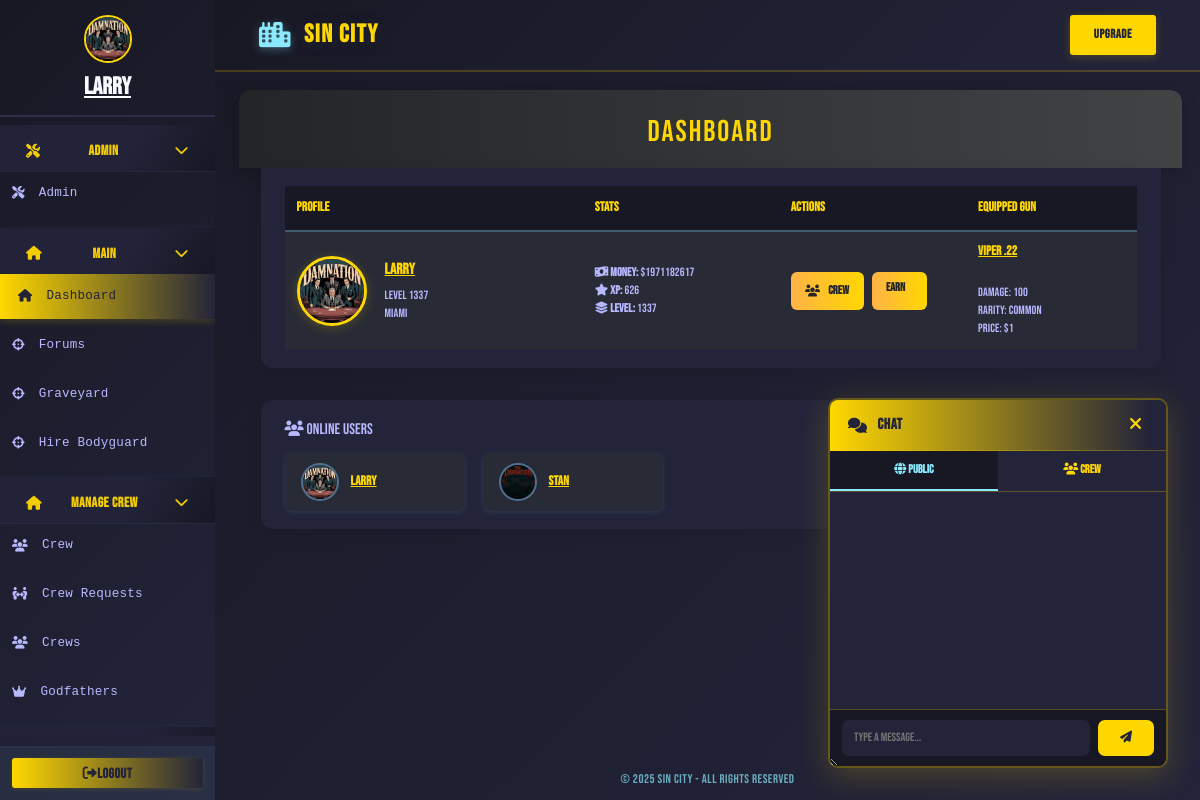
The page /dashboard (signed in) on the database its author committed.
### models/character.py (models this page shows, shortened)
class Character(db.Model):
    __tablename__ = 'character'
    id = db.Column(db.Integer, primary_key=True)
    user_id = db.Column(db.Integer, db.ForeignKey('user.id'), nullable=True)
    user = db.relationship('User', backref=db.backref('linked_character', overlaps="linked_characters"), foreign_keys=[user_id], overlaps="linked_characters")
    name = db.Column(db.String(64), unique=True, nullable=False)
    bodyguards = db.Column(db.Integer, default=0)
    health = db.Column(db.Integer, default=100)
    money = db.Column(db.Integer, default=250)
    level = db.Column(db.Integer, default=1)
    xp = db.Column(db.Integer, default=0)
    last_crime_time = db.Column(db.DateTime, nullable=True)
    last_travel_time = db.Column(db.DateTime, nullable=True)
    city = db.Column(db.String(64), default="New York")
    gun_id = db.Column(db.Integer, db.ForeignKey('shop_item.id'))
    gun = db.relationship('ShopItem', foreign_keys=[gun_id])
    in_jail = db.Column(db.Boolean, default=False)
    jail_until = db.Column(db.DateTime, nullable=True)
    bar_timer = db.Column(db.DateTime, nullable=True)
    bar_cooldown = db.Column(db.Integer, default=60)
    crime_group_id = db.Column(db.Integer, db.ForeignKey('organized_crime.id'))
    crime_group = db.relationship("OrganizedCrime", back_populates="members", foreign_keys=[crime_group_id])
    master_id = db.Column(db.Integer, db.ForeignKey('user.id'))
    equipped_gun_id = db.Column(db.Integer, db.ForeignKey('gun.id'), nullable=True)
    equipped_gun = db.relationship('Gun', foreign_keys=[equipped_gun_id])
    earn_streak = db.Column(db.Integer, default=0)
    last_earned = db.Column(db.DateTime, nullable=True)
    is_alive = db.Column(db.Boolean, default=True)
    profile_image = db.Column(db.String(255), nullable=True)
    crew_id = db.Column(db.Integer, db.ForeignKey('crew.id'))
    linked_user = db.relationship('User', foreign_keys=[user_id], overlaps="linked_character,linked_characters,user")
    crew = db.relationship('Crew', backref='characters')
    bio = db.Column(db.Text, default="")
    bodyguard_names = db.Column(db.Text, default="[]")  # Store as JSON list of names

### models/shop.py (models this page shows)
class Gun(db.Model):
    id = db.Column(db.Integer, primary_key=True)
    name = db.Column(db.String(64), unique=True, nullable=False)
    damage = db.Column(db.Integer, nullable=False)
    accuracy = db.Column(db.Float, default=0.7)
    rarity = db.Column(db.String(32), default='Common')
    price = db.Column(db.Integer, nullable=False)
    image = db.Column(db.String(255), nullable=True)
    description = db.Column(db.String(255), nullable=True)

### app.py (the view)
@app.route('/dashboard')
@login_required
def dashboard():
    user = User.query.get(current_user.id)  # Use a different variable name
    godfathers = {g.city: g.character for g in Godfather.query.all()}
    online_timeout = datetime.utcnow() - timedelta(minutes=5)
    online_users = User.query.filter(User.last_seen >= online_timeout).all()
    online_characters = []
    for u in online_users:
        char = Character.query.filter_by(master_id=u.id, is_alive=True).first()
        if char:
            online_characters.append(char)
    npcs = Character.query.filter_by(master_id=0, is_alive=True).all()
    character = Character.query.filter_by(master_id=current_user.id, is_alive=True).first()
    earn_form = EarnForm()
    cities = CITIES
    claim_forms = {city: ClaimGodfatherForm(prefix=city.replace(" ", "_")) for city in cities}
    if character.in_jail and character.jail_until and character.jail_until > datetime.utcnow():
        remaining = character.jail_until - datetime.utcnow()
        mins, secs = divmod(int(remaining.total_seconds()), 60)
        flash(f"You are in jail for {mins}m {secs}s.", "danger")
        return redirect(url_for('jail'))
    if not character:
        flash("You must have a character to access the dashboard.", "danger")
        return redirect(url_for('create_character'))
    return render_template(
        'dashboard.html',
        character=character,
        online_users=online_users,
        online_characters=online_characters,
        earn_form=earn_form,
        npcs=npcs, godfathers=godfathers,
        cities=cities,
        claim_forms=claim_forms
    )

### templates/dashboard.html (shortened to what this page needs)
{% extends "base.html" %}
{% block content %}
<div class="forums-header">
    <h1>Dashboard</h1>
</div>
<div class="forums-list">
    <table class="forum-table">
        <tr>
            <th style="width:35%;">Profile</th>
            <th style="width:23%;">Stats</th>
            <th style="width:0;">Actions</th>
            <th style="width:20%;">Equipped Gun</th>
        </tr>
        <tr>
            <td>
                <div style="display:flex;align-items:center;gap:18px;">
                    {% if character.profile_image %}
                        <img src="{{ url_for('static', filename=character.profile_image) if not character.profile_image.startswith('http') else character.profile_image }}" class="dashboard-avatar" alt="avatar">
                    {% else %}
                        <span class="dashboard-avatar"><i class="fas fa-user"></i></span>
                    {% endif %}
                    <div>
                        <a href="{{ url_for('profile_by_id', char_id=character.id) }}" class="forum-link" style="font-size:1.2em;">{{ character.name }}</a>
                        <div class="forum-desc" style="margin-top:6px;">
                            Level {{ character.level }} <br> {{ character.city }}<br>
                        </div>
                    </div>
                </div>
            </td>
            <td>
                <div class="forum-desc">
                    <b><i class="fas fa-money-bill-wave"></i> Money:</b> $<span id="money">{{ character.money }}</span>
                    <br>
                    <b><i class="fa fa-star"></i> XP:</b> <span id="xp">{{ character.xp }}</span>
                    <br>
                    <b><i class="fas fa-layer-group"></i> Level:</b> <span id="level">{{ character.level }}</span>
                </div>
            </td>
            <td>
                <div class="forum-actions">
                    {% if character.crew_id %}
                        <a href="{{ url_for('crew_page', crew_id=character.crew_id) }}" class="btn btn-primary">
                            <i class="fas fa-users"></i> Crew
                        </a>
                    {% else %}
                        <a href="{{ url_for('create_crew') }}" class="btn btn-primary"><i class="fas fa-plus"></i> Create Crew</a>
                    {% endif %}
                    <form action="{{ url_for('earn') }}" method="post" >
                        <button type="submit" class="btn btn-primary" id="earn-btn">
                            {{ earn_form.submit.label }}
                        </button>
                    </form>
                </div>
            </td>
            <td>
                {% if character.equipped_gun %}
                    <div class="forum-desc">
                        <b>
                            <h1 class="forum-link">
                                {{ character.equipped_gun.name }}
                            </h1>
                        </b><br>
                        Damage: {{ character.equipped_gun.damage }}<br>
                        Rarity: {{ character.equipped_gun.rarity }}<br>
                        Price: ${{ character.equipped_gun.price }}
                    </div>
                {% else %}
                    <span class="forum-desc" style="color:#b8b8ff;">No gun equipped.</span>
                {% endif %}
            </td>
        </tr>
    </table>
</div>
<div class="forums-user-list" style="margin-top:32px;">
    <div class="forum-desc" style="font-size:1.2em;margin-bottom:12px;">
        <i class="fas fa-users"></i> Online Users
    </div>
    <ul style="list-style:none;padding:0;margin:0;display:flex;flex-wrap:wrap;gap:18px;">
        {% for char in online_characters %}
        <li style="background:#282a36;border-radius:8px;box-shadow:0 1px 5px #8be9fd22;padding:10px 16px;display:flex;align-items:center;gap:12px;min-width:180px;font-size:1.08em;position:relative;">
            {% if char.profile_image %}
                <img src="{{ url_for('static', filename=char.profile_image) if not char.profile_image.startswith('http') else char.profile_image }}" class="dashboard-user-avatar" alt="avatar">
            {% else %}
                <span class="dashboard-user-avatar"><i class="fas fa-user"></i></span>
            {% endif %}
            <a href="{{ url_for('profile_by_id', char_id=char.id) }}" class="forum-link">{{ char.name }}</a>
        </li>
        {% endfor %}
    </ul>
</div>
{% endblock %}

### templates/base.html (shortened to what this page needs)
<!DOCTYPE html>
<html lang="en">
<head>
  <link rel="stylesheet" href="https://cdn.jsdelivr.net/npm/bootstrap@4.6.2/dist/css/bootstrap.min.css">
  <link rel="stylesheet" href="https://cdnjs.cloudflare.com/ajax/libs/font-awesome/6.4.2/css/all.min.css">
</head>
<body class="fade-in">
  <div class="layout-root fade-in">
    {% block sidebar %}
    <div class="sidebar {% if request.endpoint in ['login', 'register'] %}d-none{% endif %}">
      <nav class="sidebar">
        {% if current_user.is_authenticated %}
          <div class="sidebar-user">
            {% set character = current_character %}
            {% if character and character.profile_image %}
              <img
                src="{{ url_for('static', filename=character.profile_image) if not character.profile_image.startswith('http') else character.profile_image }}"
                class="crew-avatar"
                alt="avatar"
                style="width:48px;height:48px;border-radius:50%;margin-bottom:6px;border:2px solid #ffd700;object-fit:cover;"
              >
            {% else %}
              <i id="char-name" class="fas fa-user-circle"></i>
            {% endif %}
            {% if character %}
              <a href="{{ url_for('profile_by_id', char_id=character.id) }}" style="color:inherit; text-decoration: underline;">
                <strong>{{ character.name }}</strong>
              </a>
            {% else %}
              <span><strong>No character</strong></span>
            {% endif %}
          </div>
        {% endif %}
        <div class="sidebar-nav">
          {% if current_user.is_authenticated and current_user.is_admin %}
          <div class="sidebar-category">
            <div class="sidebar-category-title collapsible" onclick="toggleSidebarCategory(this)">
              <i class="fas fa-tools"></i> Admin
              <span class="collapse-arrow"><i class="fas fa-chevron-down"></i></span>
            </div>
            <div class="sidebar-subnav">
              <a href="{{ url_for('admin.admin_dashboard') }}" class="{% if request.endpoint == 'admin.index' %}active{% endif %}">
                <i class="fas fa-tools"></i> <span>Admin</span>
              </a>
            </div>
          </div>
          {% endif %}
          <div class="sidebar-category">
            <div class="sidebar-category-title collapsible" onclick="toggleSidebarCategory(this)">
              <i class="fas fa-home"></i> Main
              <span class="collapse-arrow"><i class="fas fa-chevron-down"></i></span>
            </div>
            <div class="sidebar-subnav">
              <a href="{{ url_for('dashboard') }}" class="{% if request.endpoint == 'dashboard' %}active{% endif %}">
                <i class="fas fa-home"></i> <span>Dashboard</span>
              </a>
              <a href="{{ url_for('forums') }}" class="{% if request.endpoint == 'forums' %}active{% endif %}">
                <i class="fas fa-crosshairs"></i> <span>Forums</span>
              </a>
              <a href="{{ url_for('graveyard') }}" class="{% if request.endpoint == 'graveyard' %}active{% endif %}">
                <i class="fas fa-crosshairs"></i> <span>Graveyard</span>
              </a>
              <a href="{{ url_for('hire_bodyguard') }}" class="{% if request.endpoint == 'hire_bodyguard' %}active{% endif %}">
                <i class="fas fa-crosshairs"></i> <span>Hire Bodyguard</span>
              </a>
            </div>
          </div>
          <div class="sidebar-category">
            <div class="sidebar-category-title collapsible" onclick="toggleSidebarCategory(this)">
              <i class="fas fa-home"></i> Manage Crew
              <span class="collapse-arrow"><i class="fas fa-chevron-down"></i></span>
            </div>
            <div class="sidebar-subnav">
              {% if current_user.is_authenticated and current_character and current_character.crew_id %}
              <a href="{{ url_for('crew_page', crew_id=current_character.crew_id) }}" class="{% if request.endpoint == 'crew_page' %}active{% endif %}">
                <i class="fas fa-users"></i> <span>Crew</span>
              </a>
              {% endif %}
              {% if is_godfather %}
                <a href="{{ url_for('crew_requests') }}">
                  <i class='fas fa-people-arrows'></i><span> Crew Requests</span>
                </a>
              {% endif %}
              <a href="{{ url_for('crews', crew_id=current_character.crew_id) }}" class="{% if request.endpoint == 'crews' %}active{% endif %}">
                <i class="fas fa-users"></i> <span>Crews</span>
              </a>
              {% if current_character and current_character.level > 40 %}
              <a href="{{ url_for('godfathers_page') }}" class="{% if request.endpoint == 'godfathers_page' %}active{% endif %}">
                  <i class="fas fa-crown"></i> <span>Godfathers</span>
              </a>
              {% endif %}
            </div>
          </div>
          <div class="sidebar-category">
            <div class="sidebar-category-title collapsible" onclick="toggleSidebarCategory(this)">
            </div>
          </div>
        </div>
        <div class="sidebar-footer">
          {% if current_user.is_authenticated %}
          <a href="{{ url_for('logout') }}" class="btn"><i id="fas-fa" class="fas fa-sign-out-alt"></i><span>Logout</span> </a>
          {% endif %}
        </div>
      </nav>
    </div>
    {% endblock %}
    <div class="main-area">
      <header class="topbar">
        <span class="topbar-title">
          <i class="fas fa-city"></i> <a href="/"> {%block topbar_title %}Sin City{% endblock %}</a>
        </span>
        <div class="topbar-actions">
          {% block topbar_actions %}
          {% if current_user.is_authenticated and not current_user.premium %}
          <form action="{{ url_for('upgrade') }}" method="post" class="d-inline">
            {{ upgrade_form.submit(class_="btn") }}
          </form>
          {% elif current_user.is_authenticated and current_user.premium %}
          <span class="badge">
            <i class="fas fa-crown"></i> Premium
          </span>
          {% endif %}
          {% endblock %}
        </div>
      </header>
      <main class="content-area">
        {% block content %}{% endblock %}
      </main>
      <footer>
        &copy; {{ current_year if current_year else "2025" }} Sin City - All rights reserved
      </footer>
    </div>
    {% if current_user.is_authenticated %}
    <div id="floating-chat">
      <div class="chat-header">
        <span class="chat-title"><i class="fas fa-comments"></i> Chat</span>
        <button type="button" class="chat-close" onclick="toggleChat()" title="Close chat">
          <i class="fas fa-times"></i>
        </button>
      </div>
      <div class="chat-tabs">
        <button type="button" id="tab-public" class="chat-tab active-tab" onclick="switchTab('public')">
          <i class="fas fa-globe"></i> Public
        </button>
        <button type="button" id="tab-crew" class="chat-tab" onclick="switchTab('crew')">
          <i class="fas fa-users"></i> Crew
        </button>
      </div>
      <div id="chat-messages" class="chat-messages"></div>
      <form id="chat-form" method="POST" autocomplete="off">
        {{ chat_form.message(id="chat-input", maxlength=250, placeholder="Type a message...") }}
        <button type="submit" id="chat-submit"><i class="fas fa-paper-plane"></i></button>
      </form>
    </div>
    {% endif %}
  </div>
</body>
</html>

### rows shown on the page
Character: profile_image (picture), name "Larry", level "1337", city "Miami", money "1971182617", xp "626"
Gun: equipped_gun.name "Viper .22", equipped_gun.damage "100", equipped_gun.rarity "Common", equipped_gun.price "1"
Character: profile_image (picture), name "Stan"

### other values the page prints
{{ earn_form.submit.label }} "Earn"
{{ current_year if current_year else "2025" }} "2025"
